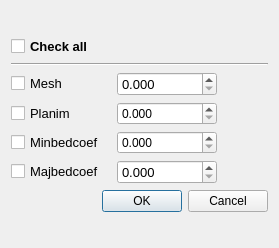
<?xml version="1.0" encoding="UTF-8"?>
<ui version="4.0">
 <class>Dialog</class>
 <widget class="QDialog" name="Dialog">
  <property name="geometry">
   <rect>
    <x>0</x>
    <y>0</y>
    <width>279</width>
    <height>248</height>
   </rect>
  </property>
  <property name="windowTitle">
   <string>Dialog</string>
  </property>
  <layout class="QGridLayout" name="gridLayout">
   <item row="0" column="0">
    <layout class="QVBoxLayout" name="verticalLayout">
     <item>
      <layout class="QHBoxLayout" name="horizontalLayout_2">
       <item>
        <widget class="QCheckBox" name="chall">
         <property name="minimumSize">
          <size>
           <width>100</width>
           <height>0</height>
          </size>
         </property>
         <property name="font">
          <font>
           <pointsize>10</pointsize>
           <weight>75</weight>
           <bold>true</bold>
          </font>
         </property>
         <property name="text">
          <string>Check all</string>
         </property>
        </widget>
       </item>
       <item>
        <spacer name="horizontalSpacer_2">
         <property name="orientation">
          <enum>Qt::Horizontal</enum>
         </property>
         <property name="sizeHint" stdset="0">
          <size>
           <width>40</width>
           <height>20</height>
          </size>
         </property>
        </spacer>
       </item>
      </layout>
     </item>
     <item>
      <widget class="Line" name="line">
       <property name="orientation">
        <enum>Qt::Horizontal</enum>
       </property>
      </widget>
     </item>
     <item>
      <layout class="QHBoxLayout" name="horizontalLayout">
       <item>
        <widget class="QCheckBox" name="ch_mesh">
         <property name="sizePolicy">
          <sizepolicy hsizetype="Minimum" vsizetype="Fixed">
           <horstretch>0</horstretch>
           <verstretch>0</verstretch>
          </sizepolicy>
         </property>
         <property name="minimumSize">
          <size>
           <width>100</width>
           <height>0</height>
          </size>
         </property>
         <property name="font">
          <font>
           <pointsize>10</pointsize>
          </font>
         </property>
         <property name="text">
          <string>Mesh</string>
         </property>
        </widget>
       </item>
       <item>
        <widget class="QDoubleSpinBox" name="dps_mesh">
         <property name="minimumSize">
          <size>
           <width>100</width>
           <height>0</height>
          </size>
         </property>
         <property name="font">
          <font>
           <pointsize>10</pointsize>
          </font>
         </property>
         <property name="decimals">
          <number>3</number>
         </property>
         <property name="maximum">
          <double>9999999.000000000000000</double>
         </property>
        </widget>
       </item>
       <item>
        <spacer name="horizontalSpacer">
         <property name="orientation">
          <enum>Qt::Horizontal</enum>
         </property>
         <property name="sizeHint" stdset="0">
          <size>
           <width>40</width>
           <height>20</height>
          </size>
         </property>
        </spacer>
       </item>
      </layout>
     </item>
     <item>
      <layout class="QHBoxLayout" name="horizontalLayout_3">
       <item>
        <widget class="QCheckBox" name="ch_planim">
         <property name="minimumSize">
          <size>
           <width>100</width>
           <height>0</height>
          </size>
         </property>
         <property name="font">
          <font>
           <pointsize>10</pointsize>
          </font>
         </property>
         <property name="text">
          <string>Planim</string>
         </property>
        </widget>
       </item>
       <item>
        <widget class="QDoubleSpinBox" name="dps_planim">
         <property name="sizePolicy">
          <sizepolicy hsizetype="Minimum" vsizetype="Fixed">
           <horstretch>0</horstretch>
           <verstretch>0</verstretch>
          </sizepolicy>
         </property>
         <property name="minimumSize">
          <size>
           <width>100</width>
           <height>0</height>
          </size>
         </property>
         <property name="decimals">
          <number>3</number>
         </property>
         <property name="maximum">
          <double>9999999.000000000000000</double>
         </property>
        </widget>
       </item>
       <item>
        <spacer name="horizontalSpacer_3">
         <property name="orientation">
          <enum>Qt::Horizontal</enum>
         </property>
         <property name="sizeHint" stdset="0">
          <size>
           <width>40</width>
           <height>20</height>
          </size>
         </property>
        </spacer>
       </item>
      </layout>
     </item>
     <item>
      <layout class="QHBoxLayout" name="horizontalLayout_5">
       <item>
        <widget class="QCheckBox" name="ch_minbedcoef">
         <property name="minimumSize">
          <size>
           <width>100</width>
           <height>0</height>
          </size>
         </property>
         <property name="font">
          <font>
           <pointsize>10</pointsize>
          </font>
         </property>
         <property name="text">
          <string>Minbedcoef</string>
         </property>
        </widget>
       </item>
       <item>
        <widget class="QDoubleSpinBox" name="dsp_mindbedcoef">
         <property name="minimumSize">
          <size>
           <width>100</width>
           <height>0</height>
          </size>
         </property>
         <property name="decimals">
          <number>3</number>
         </property>
         <property name="maximum">
          <double>9999999.000000000000000</double>
         </property>
        </widget>
       </item>
       <item>
        <spacer name="horizontalSpacer_4">
         <property name="orientation">
          <enum>Qt::Horizontal</enum>
         </property>
         <property name="sizeHint" stdset="0">
          <size>
           <width>40</width>
           <height>20</height>
          </size>
         </property>
        </spacer>
       </item>
      </layout>
     </item>
     <item>
      <layout class="QHBoxLayout" name="horizontalLayout_4">
       <item>
        <widget class="QCheckBox" name="ch_majbedcoef">
         <property name="minimumSize">
          <size>
           <width>100</width>
           <height>0</height>
          </size>
         </property>
         <property name="font">
          <font>
           <pointsize>10</pointsize>
          </font>
         </property>
         <property name="text">
          <string>Majbedcoef</string>
         </property>
        </widget>
       </item>
       <item>
        <widget class="QDoubleSpinBox" name="dsp_majdbedcoef">
         <property name="minimumSize">
          <size>
           <width>100</width>
           <height>0</height>
          </size>
         </property>
         <property name="font">
          <font>
           <pointsize>10</pointsize>
          </font>
         </property>
         <property name="decimals">
          <number>3</number>
         </property>
         <property name="maximum">
          <double>9999999.000000000000000</double>
         </property>
        </widget>
       </item>
       <item>
        <spacer name="horizontalSpacer_5">
         <property name="orientation">
          <enum>Qt::Horizontal</enum>
         </property>
         <property name="sizeHint" stdset="0">
          <size>
           <width>40</width>
           <height>20</height>
          </size>
         </property>
        </spacer>
       </item>
      </layout>
     </item>
     <item>
      <layout class="QHBoxLayout" name="horizontalLayout_6">
       <item>
        <spacer name="horizontalSpacer_6">
         <property name="orientation">
          <enum>Qt::Horizontal</enum>
         </property>
         <property name="sizeHint" stdset="0">
          <size>
           <width>40</width>
           <height>20</height>
          </size>
         </property>
        </spacer>
       </item>
       <item>
        <widget class="QDialogButtonBox" name="buttonBox">
         <property name="standardButtons">
          <set>QDialogButtonBox::Cancel|QDialogButtonBox::Ok</set>
         </property>
        </widget>
       </item>
      </layout>
     </item>
    </layout>
   </item>
  </layout>
 </widget>
 <resources/>
 <connections>
  <connection>
   <sender>ch_mesh</sender>
   <signal>toggled(bool)</signal>
   <receiver>dps_mesh</receiver>
   <slot>setEnabled(bool)</slot>
   <hints>
    <hint type="sourcelabel">
     <x>60</x>
     <y>71</y>
    </hint>
    <hint type="destinationlabel">
     <x>166</x>
     <y>71</y>
    </hint>
   </hints>
  </connection>
  <connection>
   <sender>ch_minbedcoef</sender>
   <signal>toggled(bool)</signal>
   <receiver>dsp_mindbedcoef</receiver>
   <slot>setEnabled(bool)</slot>
   <hints>
    <hint type="sourcelabel">
     <x>60</x>
     <y>146</y>
    </hint>
    <hint type="destinationlabel">
     <x>166</x>
     <y>146</y>
    </hint>
   </hints>
  </connection>
  <connection>
   <sender>ch_majbedcoef</sender>
   <signal>toggled(bool)</signal>
   <receiver>dsp_majdbedcoef</receiver>
   <slot>setEnabled(bool)</slot>
   <hints>
    <hint type="sourcelabel">
     <x>60</x>
     <y>184</y>
    </hint>
    <hint type="destinationlabel">
     <x>166</x>
     <y>184</y>
    </hint>
   </hints>
  </connection>
  <connection>
   <sender>ch_planim</sender>
   <signal>toggled(bool)</signal>
   <receiver>dps_planim</receiver>
   <slot>setEnabled(bool)</slot>
   <hints>
    <hint type="sourcelabel">
     <x>60</x>
     <y>109</y>
    </hint>
    <hint type="destinationlabel">
     <x>166</x>
     <y>109</y>
    </hint>
   </hints>
  </connection>
 </connections>
</ui>
